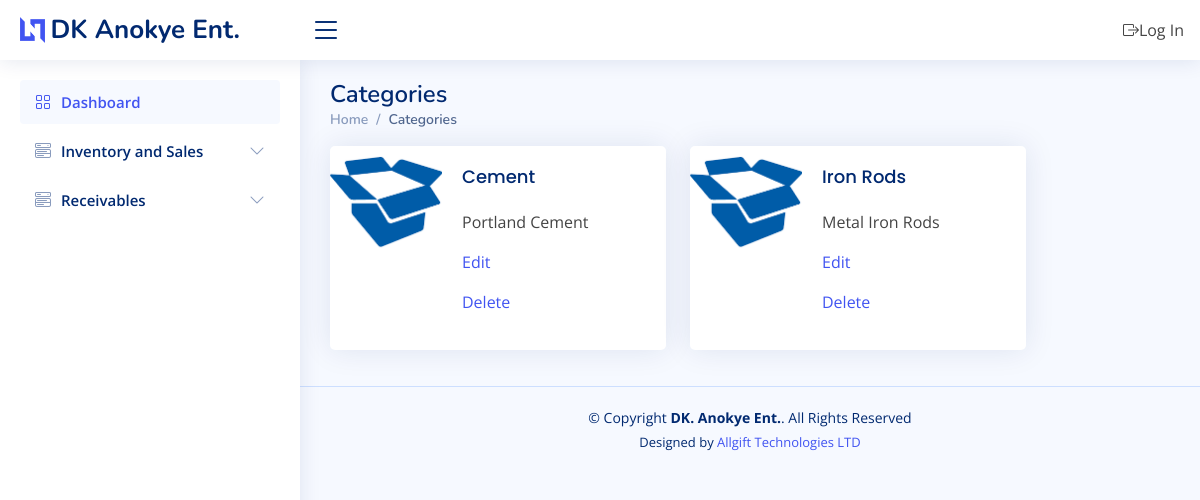
Page /categories/ on the committed database.
### core/models.py (models this page shows, shortened)
class Category(models.Model):
    name = models.CharField(max_length=50, blank=True, null=True)
    description = models.TextField(blank=True, null=True)
    image = models.ImageField(default='product.png', upload_to='category_pics')

### core/views.py (the view)
# urls.py: path("categories/", views.CategoryListView.as_view(), name='category_list'),
class CategoryListView(ListView):
    template_name = 'category_list.html'
    model = Category
    context_object_name = 'categories'

### templates/category_list.html (shortened to what this page needs)
{% extends 'base.html' %}
{% block content %}
     <div class="pagetitle">
      <h1>Categories</h1>
      <nav>
        <ol class="breadcrumb">
          <li class="breadcrumb-item"><a href="{% url 'home' %}">Home</a></li>
          <li class="breadcrumb-item active">Categories</li>
        </ol>
      </nav>
    </div>
     <section class="section dashboard">
      <div class="row">
        <div class="col-lg-10">
          <div class="row">
              {%for category in categories%}
            <div class="col-xxl-4 col-md-6">
              <div class="card mb-3">
                <div class="row g-0">
                  <div class="col-md-4">
                    <img src="{{category.image.url}}" class="img-fluid rounded-start" alt="...">
                  </div>
                  <div class="col-md-8">
                    <div class="card-body">
                      <h5 class="card-title">{{category.name}}</h5>
                      <p class="card-text">{{category.description}}</p>
                        <p><a href="{% url 'category_edit' category.pk %}">Edit</a></p>
                        <p><a href="{% url 'category_delete' category.pk %}">Delete</a></p>
                    </div>
                  </div>
                </div>
              </div>
            </div>
              {% endfor %}
          </div>
        </div>
      </div>
    </section>
{% endblock content %}

### static/assets/css/style.css (style rules this page uses)
:root { scroll-behavior: smooth; }
body { font-family: "Open Sans", sans-serif; background: #f6f9ff; color: #444444; }
a { color: #4154f1; text-decoration: none; }
h1, h2, h3, h4, h5, h6 { font-family: "Nunito", sans-serif; }
.pagetitle { margin-bottom: 10px; }
.pagetitle h1 { font-size: 24px; margin-bottom: 0; font-weight: 600; color: #012970; }
.card { margin-bottom: 30px; border: none; border-radius: 5px; box-shadow: 0px 0 30px rgba(1, 41, 112, 0.1); }
.card-title { padding: 20px 0 15px 0; font-size: 18px; font-weight: 500; color: #012970; font-family: "Poppins", sans-serif; }
.card-body { padding: 0 20px 20px 20px; }
.breadcrumb { font-size: 14px; font-family: "Nunito", sans-serif; color: #899bbd; font-weight: 600; }
.breadcrumb a { color: #899bbd; transition: 0.3s; }
.breadcrumb .breadcrumb-item::before { color: #899bbd; }
.breadcrumb .active { color: #51678f; font-weight: 600; }

### rows in the picture
Category: image (picture), name "Cement", description "Portland Cement"
Category: image (picture), name "Iron Rods", description "Metal Iron Rods"
